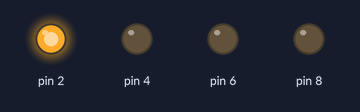
This sketch was run on a simulated Arduino Uno, built with avr-gcc and run on an emulated ATmega328P. Shown: output pins drawn as LEDs (lit = HIGH).

Above: at 0.2 s.
At 1.2 s:
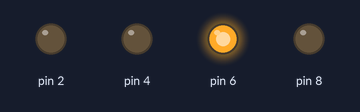
At 2.7 s:
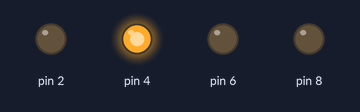
At 3.7 s:
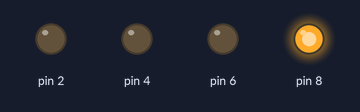
Timing chart, 0 to 4.6 s (numbered marks = the images above):
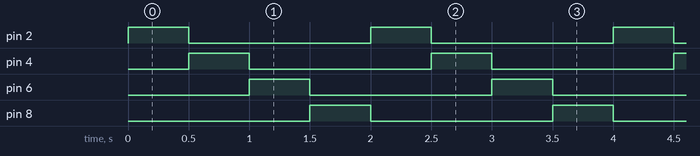

The sketch:

magnificent_inari_trug1.ino
```cpp
int X=0;
void setup()
{
  pinMode (2,OUTPUT);
  pinMode(4,OUTPUT);
  pinMode (6,OUTPUT);
  pinMode (8,OUTPUT);

}

void loop ()
{
  X=X+2;
  digitalWrite(X,1);
  delay(500);
  digitalWrite(X,0);
  if (X==8)
    {
    X=0;
    }

}
```

Measured:
- by itself, pin 2, pin 4, pin 6, pin 8: alternates HIGH for 0.50 s and LOW for 1.5 s
- by itself, everything shown: repeats every 2.0 s, in 8 steps
